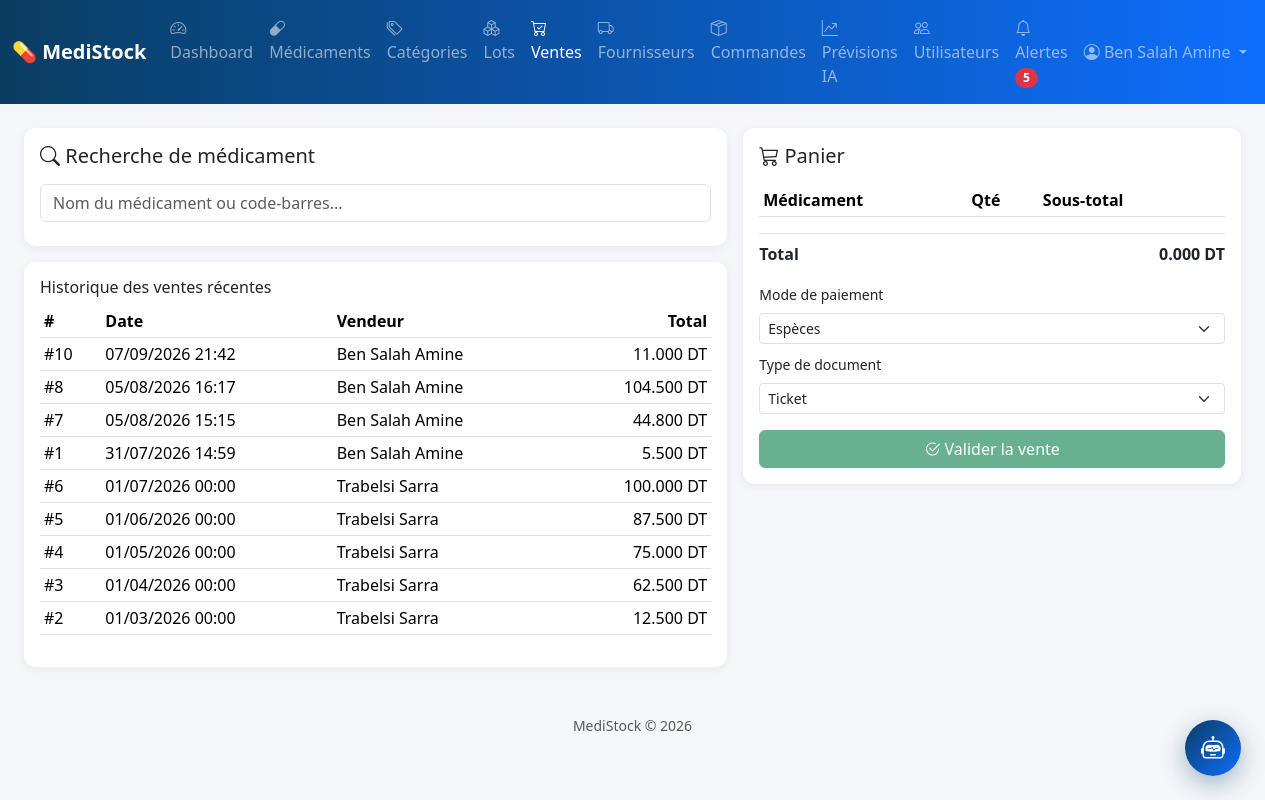
The page /ventes.php (signed in) on the database its author committed.
### tables this page shows
CREATE TABLE ventes (
    id              INT AUTO_INCREMENT PRIMARY KEY,
    utilisateur_id  INT NOT NULL,
    date_vente      DATETIME NOT NULL DEFAULT CURRENT_TIMESTAMP,
    montant_total   DECIMAL(12,3) NOT NULL DEFAULT 0.000,
    mode_paiement   ENUM('especes','carte','cheque') NOT NULL DEFAULT 'especes',
    type_document   ENUM('ticket','facture') NOT NULL DEFAULT 'ticket',
    FOREIGN KEY (utilisateur_id) REFERENCES utilisateurs(id)
);

CREATE TABLE utilisateurs (
    id                INT AUTO_INCREMENT PRIMARY KEY,
    nom               VARCHAR(50)  NOT NULL,
    prenom            VARCHAR(50)  NOT NULL,
    email             VARCHAR(100) NOT NULL UNIQUE,
    mot_de_passe      VARCHAR(255) NOT NULL,           
    role              ENUM('administrateur','pharmacien') NOT NULL,
    telephone         VARCHAR(20),
    actif             TINYINT(1) NOT NULL DEFAULT 1,
    date_creation     DATETIME NOT NULL DEFAULT CURRENT_TIMESTAMP,
    derniere_connexion DATETIME NULL
);

### ventes.php (the view, shortened to what this page needs)
<?php
require 'config/db.php';
$historique = $pdo->query("
    SELECT v.*, u.nom, u.prenom FROM ventes v
    JOIN utilisateurs u ON u.id = v.utilisateur_id
    ORDER BY v.date_vente DESC LIMIT 10
")->fetchAll();
require 'includes/header.php';
?>
<div class="row g-3">
    <div class="col-md-7">
        <div class="card p-3">
            <h5 class="mb-3"><i class="bi bi-search"></i> Recherche de médicament</h5>
            <input type="text" id="rechercheMedicament" class="form-control mb-2"
                   placeholder="Nom du médicament ou code-barres..." autocomplete="off">
        </div>
        <div class="card p-3 mt-3">
            <h6>Historique des ventes récentes</h6>
            <table class="table table-sm">
                <thead><tr><th>#</th><th>Date</th><th>Vendeur</th><th class="text-end">Total</th></tr></thead>
                <tbody>
                <?php foreach ($historique as $h): ?>
                    <tr>
                        <td>#<?= $h['id'] ?></td>
                        <td><?= date('d/m/Y H:i', strtotime($h['date_vente'])) ?></td>
                        <td><?= htmlspecialchars($h['nom'] . ' ' . $h['prenom']) ?></td>
                        <td class="text-end"><?= number_format($h['montant_total'], 3) ?> DT</td>
                    </tr>
                <?php endforeach; ?>
                </tbody>
            </table>
        </div>
    </div>
    <div class="col-md-5">
        <div class="card p-3">
            <h5 class="mb-3"><i class="bi bi-cart3"></i> Panier</h5>
            <table class="table table-sm" id="tablePanier">
                <thead><tr><th>Médicament</th><th>Qté</th><th>Sous-total</th><th></th></tr></thead>
            </table>
            <div class="d-flex justify-content-between fw-bold border-top pt-2">
                <span>Total</span>
                <span id="totalPanier">0.000 DT</span>
            </div>
            <form method="POST" id="formVente" class="mt-3">
                <div class="mb-2">
                    <label class="form-label small">Mode de paiement</label>
                    <select name="mode_paiement" class="form-select form-select-sm">
                        <option value="especes">Espèces</option>
                    </select>
                </div>
                <div class="mb-3">
                    <label class="form-label small">Type de document</label>
                    <select name="type_document" class="form-select form-select-sm">
                        <option value="ticket">Ticket</option>
                    </select>
                </div>
                <button type="submit" class="btn btn-success w-100" id="btnValider" disabled>
                    <i class="bi bi-check2-circle"></i> Valider la vente
                </button>
            </form>
        </div>
    </div>
</div>
<?php require 'includes/footer.php'; ?>

### assets/css/style.css (style rules this page uses)
:root { --ms-primary: #0d6efd; --ms-dark: #0a3d62; }
body { background-color: #f4f6f9; font-family: 'Segoe UI', system-ui, sans-serif; }
.card { border: none; border-radius: 12px; box-shadow: 0 2px 8px rgba(0,0,0,.06); }
.table thead { background-color: #eef2f9; }

### rows shown on the page
ventes: id "10", date_vente "07/09/2026 21:42", utilisateur.prenom "Ben Salah Amine", montant_total "11.000"
ventes: id "8", date_vente "05/08/2026 16:17", utilisateur.prenom "Ben Salah Amine", montant_total "104.500"
ventes: id "7", date_vente "05/08/2026 15:15", utilisateur.prenom "Ben Salah Amine", montant_total "44.800"
ventes: id "1", date_vente "31/07/2026 14:59", utilisateur.prenom "Ben Salah Amine", montant_total "5.500"
ventes: id "6", date_vente "01/07/2026 00:00", utilisateur.prenom "Trabelsi Sarra", montant_total "100.000"
ventes: id "5", date_vente "01/06/2026 00:00", utilisateur.prenom "Trabelsi Sarra", montant_total "87.500"
ventes: id "4", date_vente "01/05/2026 00:00", utilisateur.prenom "Trabelsi Sarra", montant_total "75.000"
ventes: id "3", date_vente "01/04/2026 00:00", utilisateur.prenom "Trabelsi Sarra", montant_total "62.500"
ventes: id "2", date_vente "01/03/2026 00:00", utilisateur.prenom "Trabelsi Sarra", montant_total "12.500"

### other values the page prints
$nombre_alertes "5"
$_SESSION['nom'] "Ben Salah Amine"
